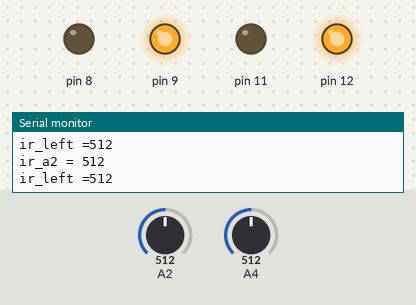
Bench run of a sketch on a simulated Arduino Uno, built with avr-gcc and run on an emulated ATmega328P. On the bench: output pins drawn as LEDs (lit = HIGH), the last lines printed to the serial monitor. Inputs (shaded band) come from the test bench; at power-on: A4 = 512, A2 = 512.

Above: at 1.8 s.
1.9 s: A4 set to 885
4.2 s: A4 set to 915
At 7.1 s:
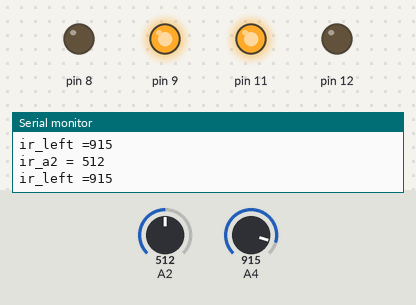
7.5 s: A4 set to 890
At 9.4 s:
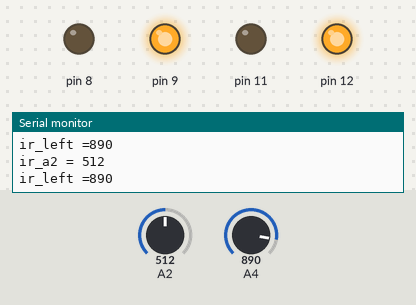
10.5 s: A2 set to 992
13.2 s: A2 set to 1019
At 15.4 s:
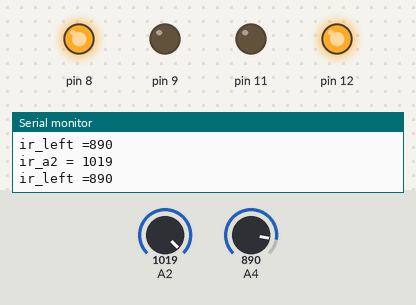
16.5 s: A2 set to 990
At 18.9 s:
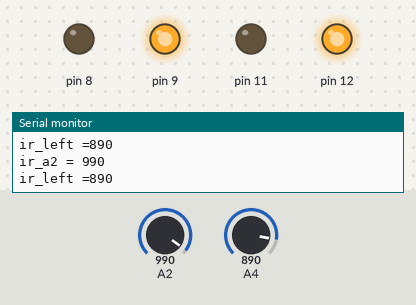
Timing chart, 0 to 20.4 s (numbered marks = the images above; inputs shaded):
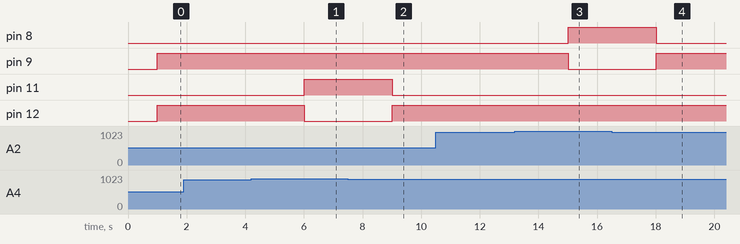

The sketch:

main.ino
```cpp
void setup() {
  // put your setup code here, to run once:
  Serial.begin(9600);
  pinMode(A2,INPUT);
  pinMode(A4,INPUT);
  pinMode(8,OUTPUT);
  pinMode(9,OUTPUT);
  pinMode(11,OUTPUT);
  pinMode(12,OUTPUT);
}

void loop() {
  // put your main code here, to run repeatedly:
  int ir_right= analogRead(A2);
  int ir_left=  analogRead(A4);
  Serial.println("ir_a2 = "+String(ir_right));
  Serial.println("ir_left ="+String(ir_left));
  delay(1000);
  if(ir_right<1000 && ir_left<900){ //forward
    digitalWrite(8, LOW);
    digitalWrite(9, HIGH);
    digitalWrite(11, LOW);
    digitalWrite(12, HIGH);
  }
  if(ir_right>1000 && ir_left<900){//left
    digitalWrite(8, HIGH);
    digitalWrite(9, LOW);
    digitalWrite(11, LOW);
    digitalWrite(12, HIGH);
  }
  if(ir_right<1000 && ir_left>900){//right
     digitalWrite(8, LOW);
    digitalWrite(9, HIGH);
    digitalWrite(11, HIGH);
    digitalWrite(12, LOW);
  }
  if(ir_right>1000 && ir_left>900){//stop
    digitalWrite(8,LOW);
    digitalWrite(9,LOW);
    digitalWrite(11,LOW);
    digitalWrite(12,LOW);
  }
}
```

Measured:
- the behaviour switches between 900 and 901 on A4 (found by bisection; images 0 and 1)
- the behaviour switches between 1000 and 1001 on A2 (found by bisection; images 2 and 3)
- after the input at 4.2 s, pin 11: LOW → HIGH after 1.8 s; pin 12: HIGH → LOW after 1.8 s
- after the input at 7.5 s, pin 11: HIGH → LOW after 1.5 s; pin 12: LOW → HIGH after 1.5 s
- after the input at 13.2 s, pin 8: LOW → HIGH after 1.8 s; pin 9: HIGH → LOW after 1.8 s
- after the input at 16.5 s, pin 8: HIGH → LOW after 1.5 s; pin 9: LOW → HIGH after 1.5 s
